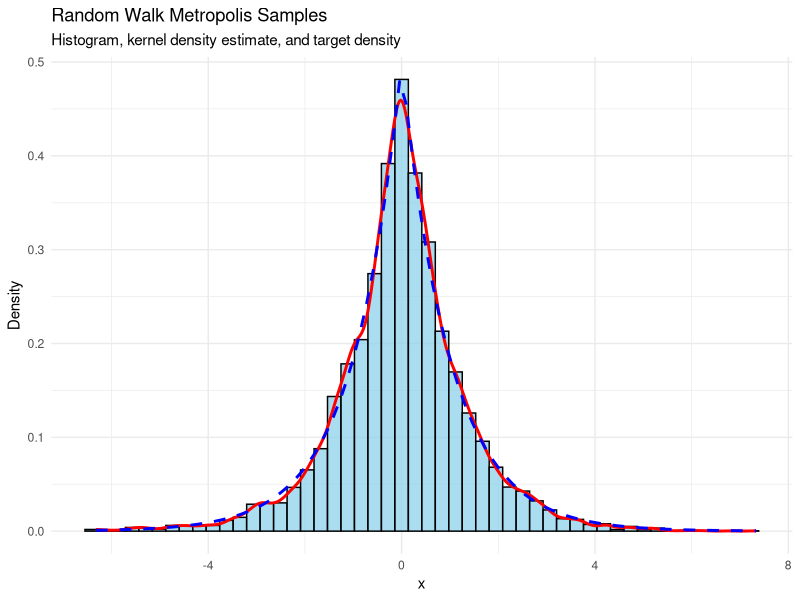
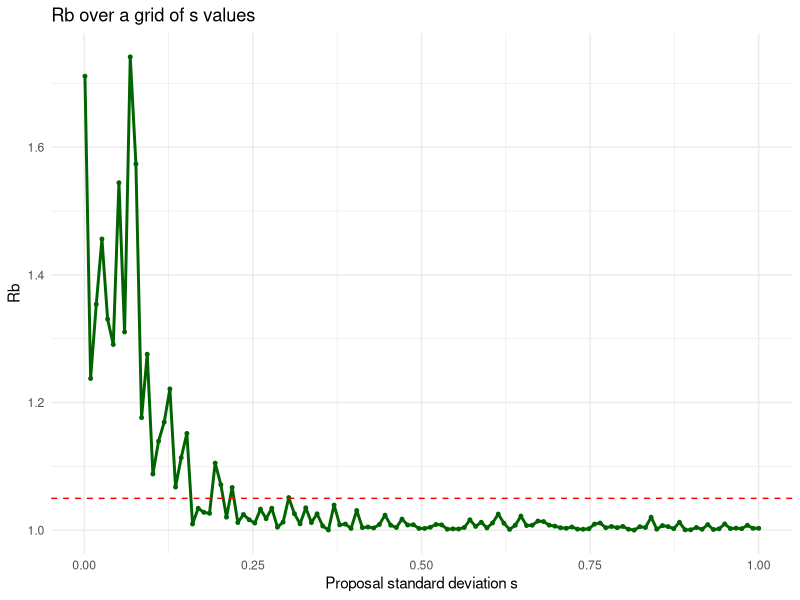
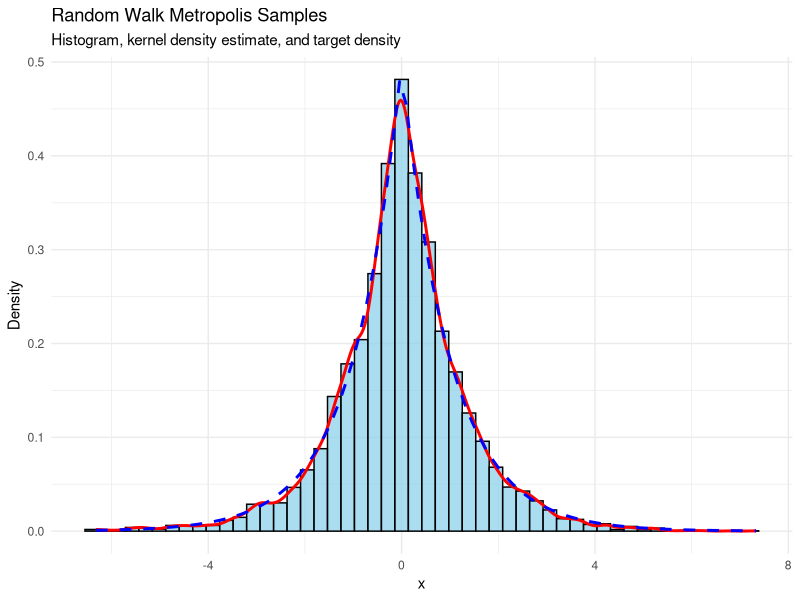
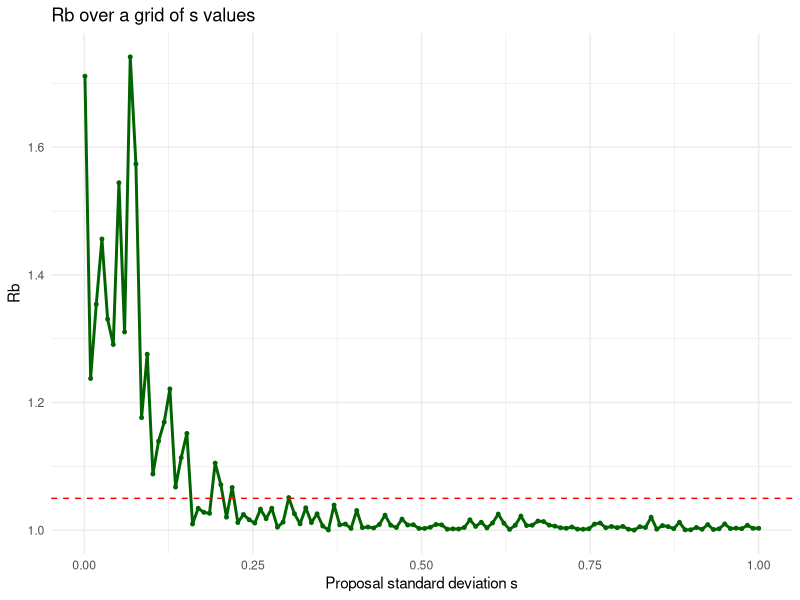

Recreate these plots in R, in order.
## ---- chunk 1
knitr::opts_chunk$set(echo = TRUE, warning = FALSE, message = FALSE)
library(ggplot2)
set.seed(2195)
## ---- chunk 2
target_density <- function(x) {
  0.5 * exp(-abs(x))
}

log_target_density <- function(x) {
  log(0.5) - abs(x)
}

rw_metropolis <- function(N, s, x0) {
  x <- numeric(N + 1)
  x[1] <- x0
  
  for (i in 2:(N + 1)) {
    x_star <- rnorm(1, mean = x[i - 1], sd = s)
    log_r <- log_target_density(x_star) - log_target_density(x[i - 1])
    log_u <- log(runif(1))
    
    if (log_u < log_r) {
      x[i] <- x_star
    } else {
      x[i] <- x[i - 1]
    }
  }
  
  x
}
## ---- chunk 3
N_a <- 10000
s_a <- 1
x0_a <- 0

chain_a <- rw_metropolis(N = N_a, s = s_a, x0 = x0_a)
samples_a <- chain_a[-1]

mc_mean <- mean(samples_a)
mc_sd <- sd(samples_a)

summary_a <- data.frame(
  Statistic = c("Sample mean", "Sample standard deviation"),
  Value = c(mc_mean, mc_sd)
)

summary_a
## ---- chunk 4
plot_df_a <- data.frame(x = samples_a)

p1a_plot <- ggplot(plot_df_a, aes(x = x)) +
  geom_histogram(aes(y = after_stat(density)),
                 bins = 50,
                 fill = "skyblue",
                 color = "black",
                 alpha = 0.7) +
  geom_density(color = "red", linewidth = 1) +
  stat_function(fun = target_density,
                color = "blue",
                linewidth = 1,
                linetype = "dashed") +
  labs(
    title = "Random Walk Metropolis Samples",
    subtitle = "Histogram, kernel density estimate, and target density",
    x = "x",
    y = "Density"
  ) +
  theme_minimal()

p1a_plot
## ---- chunk 5
ggsave("part1_r_plot_a.png", plot = p1a_plot, width = 7, height = 4.5, dpi = 300)
## ---- chunk 6
compute_rb <- function(chains) {
  J <- nrow(chains)
  N <- ncol(chains)
  
  Mj <- rowMeans(chains)
  Vj <- apply(chains, 1, function(z) mean((z - mean(z))^2))
  
  W <- mean(Vj)
  M <- mean(Mj)
  B <- mean((Mj - M)^2)
  
  sqrt((B + W) / W)
}

generate_chains <- function(N, s, init_vals) {
  J <- length(init_vals)
  out <- matrix(0, nrow = J, ncol = N)
  
  for (j in seq_len(J)) {
    out[j, ] <- rw_metropolis(N = N, s = s, x0 = init_vals[j])[-1]
  }
  
  out
}
## ---- chunk 7
N_b <- 2000
s_b <- 0.001
J_b <- 4
x0_b <- 0
init_vals <- rep(x0_b, J_b) 

set.seed(2195)
chains_b <- generate_chains(N = N_b, s = s_b, init_vals = init_vals)
rb_0001 <- compute_rb(chains_b)

rb_result <- data.frame(
  s = s_b,
  J = J_b,
  N = N_b,
  Rb = rb_0001
)

rb_result
## ---- chunk 8
set.seed(2195)
s_grid <- seq(0.001, 1, length.out = 120)

rb_grid <- sapply(s_grid, function(s_now) {
  chains_now <- generate_chains(N = N_b, s = s_now, init_vals = init_vals)
  compute_rb(chains_now)
})

rb_plot_df <- data.frame(s = s_grid, Rb = rb_grid)
head(rb_plot_df)
## ---- chunk 9
p1b_plot <- ggplot(rb_plot_df, aes(x = s, y = Rb)) +
  geom_line(color = "darkgreen", linewidth = 1) +
  geom_point(color = "darkgreen", size = 1) +
  geom_hline(yintercept = 1.05, linetype = "dashed", color = "red") +
  labs(
    title = "Rb over a grid of s values",
    x = "Proposal standard deviation s",
    y = "Rb"
  ) +
  theme_minimal()

p1b_plot
## ---- chunk 10
ggsave("part1_r_plot_b.png", plot = p1b_plot, width = 7, height = 4.5, dpi = 300)
